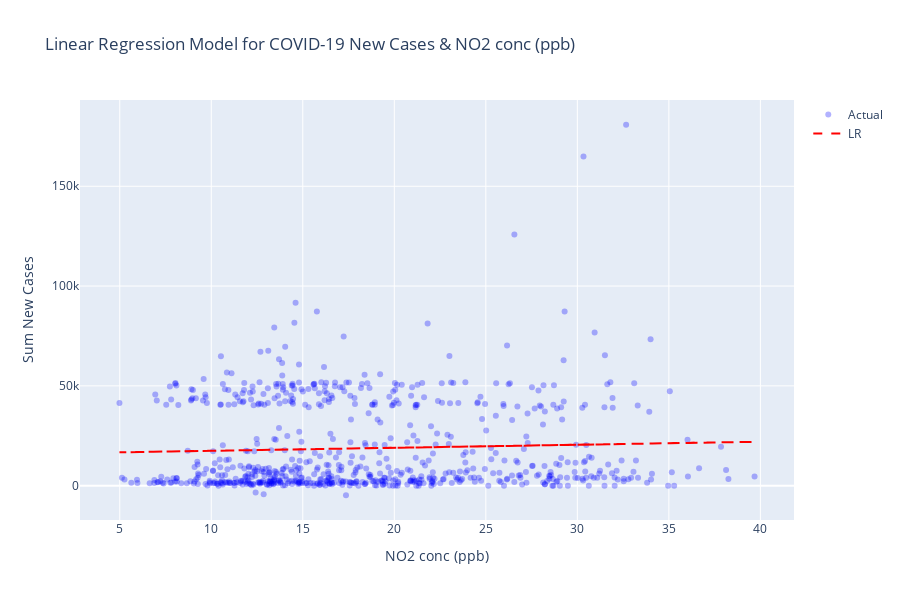

The code cell stored with this chart in its notebook:
### Code cell
# For NO2 conc (ppb) & Sum New Cases
## Perform regression modeling
from sklearn.linear_model import LinearRegression
from sklearn.metrics import r2_score, mean_squared_error

import statsmodels.api as sm
import calendar

# Convert datetime to int
#x = data['Date'].values.astype(int) / 10**9  # Convert to seconds (UNIX epoch start)
#x = x.reshape(-1, 1)


x = NewData['NO2 conc (ppb)']
y = NewData['Sum New Cases']

#--------------------------------------------------------------
# Linear regression model
#--------------------------------------------------------------
# Stastical approach
x_lms = sm.add_constant(x)
linear_model_stat = sm.OLS(y, x_lms)
lms_results = linear_model_stat.fit()
p_values = lms_results.pvalues[1:]

# Machine learning approach (no p-values)
linear_model = LinearRegression()
linear_model.fit(x_lms, y)
y_linear_pred = linear_model.predict(x_lms)

# Calculate R2 and RMSE for linear regression model
linear_r2 = r2_score(y, y_linear_pred)
linear_rmse = np.sqrt(mean_squared_error(y, y_linear_pred))

print("Model Evaluation")
print("\nLinear Regression: RMSE=%.2f, R2=%.2f" % (linear_rmse, linear_r2))
for i, p_value in enumerate(p_values.index):
  print(f'P({p_value}): {p_values[i]}')

if any(p_values <= 0.05):
  print("There is a significant relationship between the predictor and the response\n")
else:
  print("There is no significant relationship between the predictor and the response\n")


# Plot the model
import plotly.graph_objects as go

xtt = NewData['NO2 conc (ppb)']#.dt.strftime('%Y-%m-%d')
scatter_actual = go.Scatter(x=xtt, y=y, mode='markers', name='Actual', marker=dict(color='blue', opacity=0.3))

line_regression = go.Scatter(x=xtt, y=y_linear_pred, mode='lines', name='LR', line=dict(color='red', dash='dash'))

data = [scatter_actual, line_regression]

layout = go.Layout(xaxis=dict(title='NO2 conc (ppb)'),
                   yaxis=dict(title='Sum New Cases'),
                   title='Linear Regression Model for COVID-19 New Cases & NO2 conc (ppb)',
                   showlegend=True,
                   height=600)

fig = go.Figure(data=data, layout=layout)
fig.show()

### Figure 1 — Plotly figure (JSON) as saved in the notebook; plotly's stock layout.template omitted (floating-point values rounded to 4 significant figures; data arrays with more than 128 entries replaced by an {"elided": "..."} marker saying what was removed)
{"data": [{"marker": {"color": "blue", "opacity": 0.3}, "mode": "markers", "name": "Actual", "type": "scatter", "x": {"elided": "713 float values"}, "y": {"elided": "713 float values"}}, {"line": {"color": "red", "dash": "dash"}, "mode": "lines", "name": "LR", "type": "scatter", "x": {"elided": "713 float values"}, "y": {"elided": "713 float values"}}], "layout": {"height": 600, "showlegend": true, "title": {"text": "Linear Regression Model for COVID-19 New Cases & NO2 conc (ppb)"}, "xaxis": {"title": {"text": "NO2 conc (ppb)"}}, "yaxis": {"title": {"text": "Sum New Cases"}}}}
